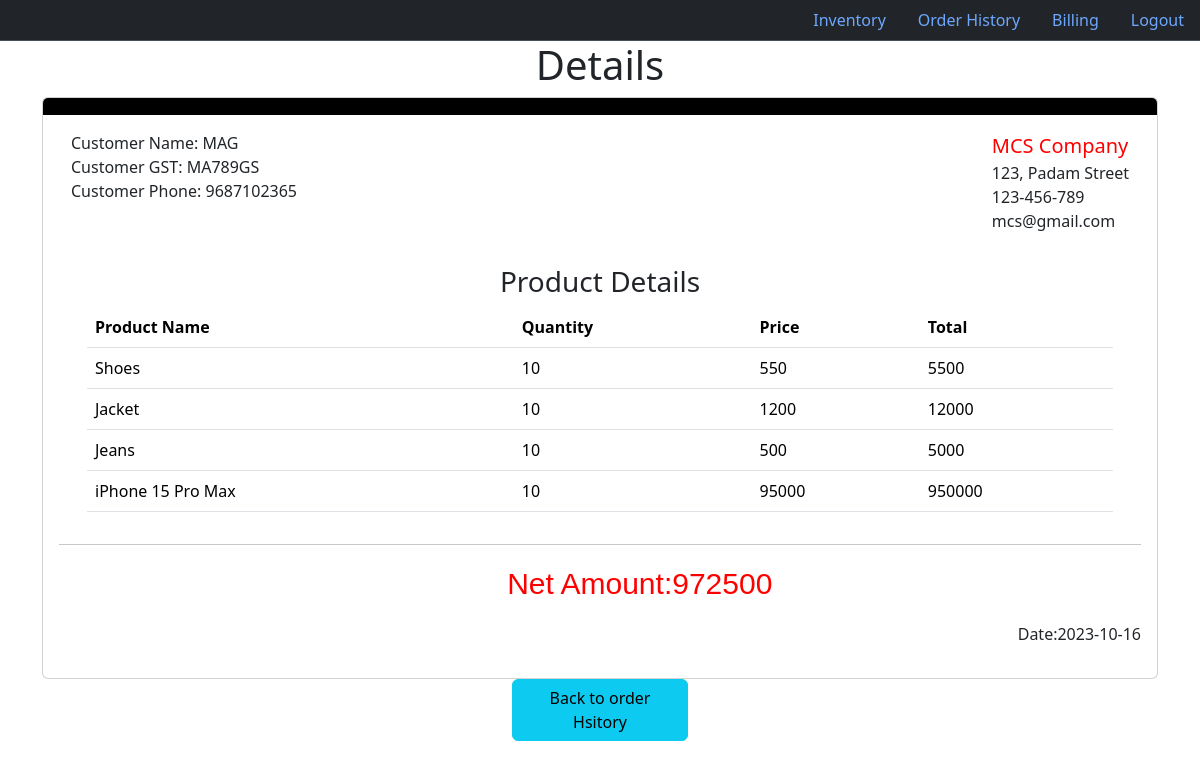
The app's page /view/308/ with its own data.
### invoice/models.py (models this page shows, shortened)
class Invoice(models.Model):
    customer_name = models.CharField(max_length=50)
    customer_gst = models.CharField(max_length=50)
    phone = models.CharField(max_length=15)
    product_name = models.CharField(max_length=50)
    quantity = models.CharField(max_length=50)
    price = models.CharField(max_length=50)
    total = models.CharField(max_length=50)
    netamount = models.CharField(max_length=50)
    date = models.CharField(max_length=50)

class Product(models.Model):
    invoice = models.ForeignKey(Invoice, related_name='invoice', on_delete=models.SET_NULL,null=True)
    product_name = models.CharField(max_length=50)
    quantity = models.CharField(max_length=50)
    price = models.CharField(max_length=50)
    total = models.CharField(max_length=50)
    netamount = models.CharField(max_length=50)

### Invoice_App/views.py (the view)
# urls.py: path('view/<int:id>/', views.view, name='view'),
def view(request, id):
    customer = Invoice.objects.get(id=id)
    if request.method == 'POST':
        fm = InvoiceForm(request.POST, instance=customer)
        if fm.is_valid():
            fm.save()
            return redirect('orderhistory')
    else:
        fm = InvoiceForm(instance=customer)
    return render(request, 'view.html', {'form': fm, 'pi': customer,'ps': customer.invoice.all()})

### Invoice_App/templates/view.html (shortened to what this page needs)
<!DOCTYPE html>
<html lang="en">
<head>
    <link rel="stylesheet" href="https://cdn.jsdelivr.net/npm/bootstrap@5.3.1/dist/css/bootstrap.min.css">
    <link rel="stylesheet" href="https://getbootstrap.com/docs/5.3/assets/css/docs.css">
</head>
<body>
    <ul class="nav justify-content-end bg-dark border-bottom border-body" data-bs-theme="dark">
        <li class="nav-item">
            <a class="nav-link" href="/inventory/">Inventory</a>
        </li>
        <li class="nav-item">
            <a class="nav-link" href="/orderhistory/">Order History</a>
        </li>
        <li class="nav-item">
            <a class="nav-link" href="/billing">Billing</a>
        </li>
        <li class="nav-item">
            <a class="nav-link" href="/">Logout</a>
        </li>
    </ul>
<h1 class="text-center">Details</h1>
{% block content %}
<form action="" method="post" class="post-form">
    <div class="container" id="mn">
        <div class="card">
            <div class="card-header bg-black"></div>
            <div class="card-body">
                <div class="container">
                    <div class="row">
                        <div class="col-xl-12">
                            <ul class="list-unstyled float-start">
                                <li>Customer Name: {{ pi.customer_name }}</li>
                                <li>Customer GST: {{ pi.customer_gst }}</li>
                                <li>Customer Phone: {{ pi.phone }}</li>
                            </ul>
                            <ul class="list-unstyled float-end">
                                <li style="font-size: 20px; color: red;">MCS Company</li>
                                <li>123, Padam Street</li>
                                <li>123-456-789</li>
                                <li>mcs@gmail.com</li>
                            </ul>
                        </div>
                    </div>
                    <div class="row text-center">
                        <h3 class="text text-center mt-3" style="font-size:25px bold;">Product Details</h3>
                    </div>
                    <div class="row mx-3">
                        <table class="table">
                            <thead>
                                <tr>
                                    <th scope="col">Product Name</th>
                                    <th scope="col">Quantity</th>
                                    <th scope="col">Price</th>
                                    <th scope="col">Total</th>
                                </tr>
                            </thead>
                            <tbody>
                                {% for pi in ps %}
                                <tr>
                                    <td> {{ pi.product_name }}</td>
                                    <td> {{ pi.quantity }}</td>
                                    <td> {{ pi.price }}</td>
                                    <td> {{ pi.total }}</td>
                                </tr>
                            {% endfor %}
                            </tbody>
                        </table>
                    </div>
                </div>
                <hr>
                <div class="row">
                    <div class="col-xl-8">
                        <p class="float-end"style="font-size: 30px; color: red; font-weight: 400; font-family: Arial, Helvetica, sans-serif;">
                            Net Amount:{{ pi.netamount }}
                        </p>
                    </div>
                        <div class="text-end">
                            <p class="float-end">
                                Date:{{ pi.date }}
                            </p>
                        </div>
                    </div>
                </div>
            </div>
        </div>
    <div class="container col-sm-2">
        <a href="{% url 'orderhistory' %}" class="btn btn-info">Back to order Hsitory</a>
    </div>
</form>
{% endblock content%}
</body>
</html>

### records on screen
Invoice: customer_name "MAG", customer_gst "MA789GS", phone "9687102365", netamount "972500", date "2023-10-16"
Product: product_name "Shoes", quantity "10", price "550", total "5500"
Product: product_name "Jacket", quantity "10", price "1200", total "12000"
Product: product_name "Jeans", quantity "10", price "500", total "5000"
Product: product_name "iPhone 15 Pro Max", quantity "10", price "95000", total "950000"
